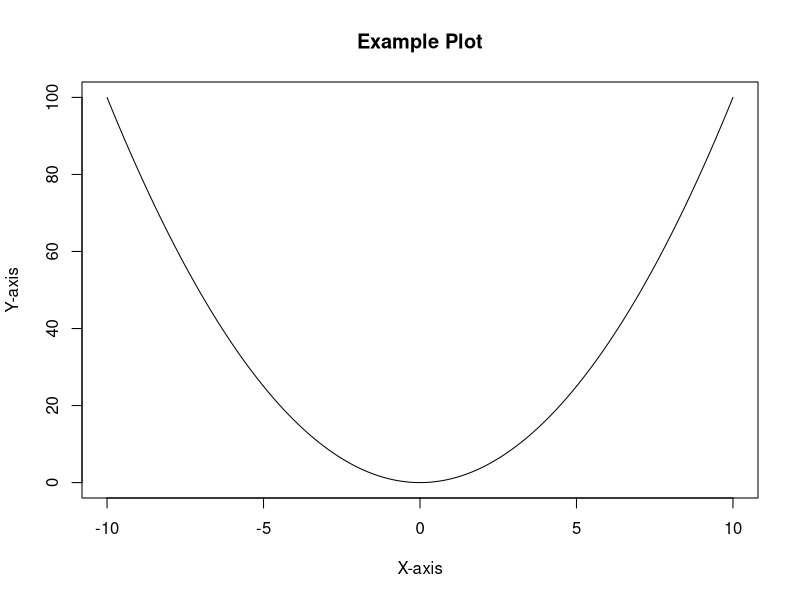

This figure's R source:
## ---- chunk 1
# Example R code to calculate the mean of a vector
data <- c(10, 20, 30, 40, 50)
mean_value <- mean(data)
mean_value
## ---- chunk 2
# Generate a simple plot
x <- seq(-10, 10, by = 0.1)
y <- x^2
plot(x, y, type = "l", main = "Example Plot", xlab = "X-axis", ylab = "Y-axis")
## ---- chunk 3
# Create a simple table
library(knitr)
example_table <- data.frame(
  Category = c("A", "B", "C"),
  Value = c(100, 200, 300)
)
kable(example_table, format = "pipe")
